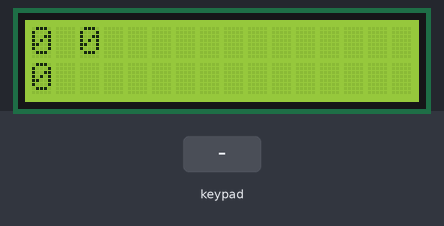
This sketch was run on a simulated Arduino Uno, built with avr-gcc and run on an emulated ATmega328P. On the bench: 16×2 character LCD. The test bench sets the inputs (shaded band).

Above: at 3.2 s.
3.3 s: keypad keys 0 1 2 3 A pressed 0.4 s apart
At 5.3 s:
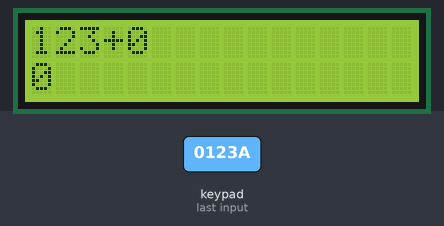
6.8 s: key 'C' pressed
At 7.9 s:
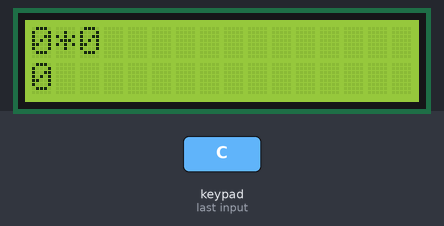
8.4 s: key 'D' pressed
At 9.3 s:
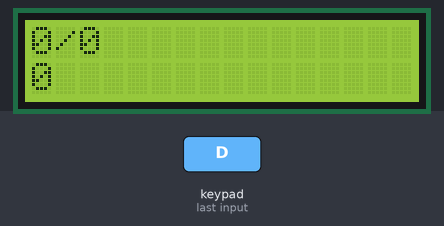
10.0 s: keypad keys 0 1 2 3 pressed 0.4 s apart
At 12.5 s:
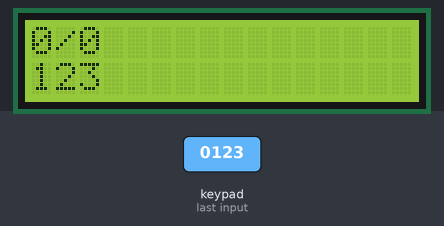
13.1 s: key 'A' pressed
At 14.1 s:
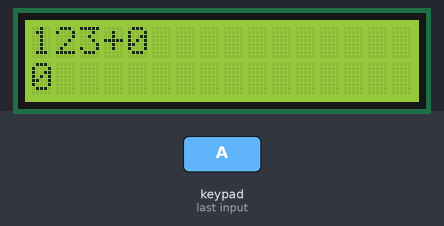
Timing chart, 0 to 15.7 s (numbered marks = the images above; inputs shaded):
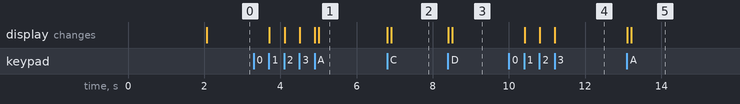

Measured:
- after the input at 3.3 s, the display: first changes after 0.41 s (image 1 shows a later state)
- after the input at 6.8 s, the display: first changes at once (image 2 shows a later state)
- after the input at 8.4 s, the display: first changes at once (image 3 shows a later state)
- after the input at 10.0 s, the display: first changes after 0.41 s (image 4 shows a later state)
- after the input at 13.1 s, the display: first changes at once (image 5 shows a later state)

The sketch:

Code.ino
```cpp
#include <LiquidCrystal.h>    //Library for LCD screen
#include <Keypad.h>          //Library for keypad

const byte rows = 4;          //defining rows
const byte cols = 4;          //defining columns

char keys[rows][cols] = {     //matrix of keys on keypad

  {'1','2','3','A'},

  {'4','5','6','B'},

  {'7','8','9','C'},

  {'*','0','#','D'}

};

//Setting Pins

byte rowPins[rows] = { 0, 1, 2, 3 };
byte colPins[cols] = { 4, 5, 6, 7 };

//Mapping keypad keys

Keypad kpd = Keypad( makeKeymap(keys), rowPins, colPins, rows, cols );

//Setting lcd  pins
const int rs = 8, en = 9, d4 = 10, d5 = 11, d6 = 12, d7 = 13;
LiquidCrystal lcd(rs, en, d4, d5, d6, d7);

//defining variables
 long Num1,Num2,total;
 char key,action;
 boolean result = false;


 //Setting up
void setup() {
lcd.begin(16, 2);               // start lcd
 lcd.setCursor(0, 1);
   delay(2000);
    lcd.clear();
}

void loop() {


key = kpd.getKey();       //getting input from keypad
if (key!=NO_KEY)          //If key is pressed run detectbuttons function
DetectButtons();

if (result==true)         //If above function return true, run resultcal and resultdis functions
resultcal();

resultdis();
}

void DetectButtons()            //DetectButtons function
{
     lcd.clear();
    if (key=='*')               // if '*' is pressed, set operands to 0. i.e. reset
    {

        total=Num1=Num2=0; result=false;

    }

    //For keys from 1 to 9.
    //If respective key is detected, it will get add to a variable total.
    //For multiple digit numbers, we are multiplying total by 10 and adding the given key in it.

     if (key == '1')
    {


    if (total==0)
    total=1;
    else
    total = (total*10) + 1;


    }

     if (key == '4')
    {


    if (total==0)
    total=4;
    else
    total = (total*10) + 4;


    }

     if (key == '7')
    {


    if (total==0)
    total=7;
    else
    total = (total*10) + 7;


    }


    if (key == '0')
    {


    if (total==0)
    total=0;
    else
    total = (total*10) + 0;
    }


     if (key == '2')
    {
     if (total==0)
    total=2;
    else
    total = (total*10) + 2;
    }


     if (key == '5')
    {
     if (total==0)
    total=5;
    else
    total = (total*10) + 5;
    }


     if (key == '8')
    {
     if (total==0)
    total=8;
    else
    total = (total*10) + 8;
    }


    if (key == '#')
    {
    Num2=total;
    result = true;
    }


     if (key == '3')
    {
     if (total==0)
    total=3;
    else
    total = (total*10) + 3;
    }


     if (key == '6')
    {
    if (total==0)
    total=6;
    else
    total = (total*10) + 6;
    }


     if (key == '9')
    {
    if (total==0)
    total=9;
    else
    total = (total*10) + 9;
    }


    //Setting remaining keys for operators.


      if (key == 'A' || key == 'B' || key == 'C' || key == 'D')
  {
    Num1 = total;
    total =0;
    if (key == 'A') action = '+';
    if (key == 'B') action = '-';
    if (key == 'C') action = '*';
    if (key == 'D') action = '/';

    delay(100);
  }

}


   //If operator keys are pressed , respective action will occur.
void resultcal()
{
  if (action=='+')
    total = Num1+Num2;


  if (action=='-')
    total = Num1-Num2;


  if (action=='*')
    total = Num1*Num2;


  if (action=='/')
    total = Num1/Num2;

}


//function to display result on lcd screen


void resultdis()
{


  lcd.setCursor(0, 0);   // set the cursor to column 0, line 1
  lcd.print(Num1); lcd.print(action); lcd.print(Num2);


  lcd.setCursor(0, 1);   // set the cursor to column 0, line 1
  lcd.print(total); //Display the result
}
```
